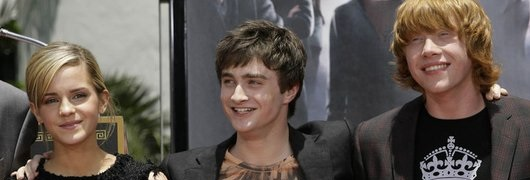
%> input picture Matlab/face_detection/harry_potter.jpg, 530 x 180 px
$ octave face_detection.m   (GNU Octave 9; MATLAB toolbox functions it lacks are replaced by stand-ins)
%> lines starting %> are read from the running program, lines starting %| are printed output that depends on the picture; in (x1, y1, x2, y2) boxes, pixels count from 0 and x2, y2 are one past the last pixel; in counts of white or black regions, pixels touching at a corner belong together; the program's own positions count from 1
clear all; close all;
I=imread('harry_potter.jpg');
%> I is the input picture: size 180x530x3 uint8; mean R, G, B 96.5, 87.2, 80.3


% Asagida renk donusumu yapisi olusturuyoruz ve  renklerin daha keskin hale
% gelmesini sagliyoruz

cform = makecform('srgb2lab');
yeni_form  = applycform(I,cform) ; % figure(2);imshow(yeni_form);
%> yeni_form: size 180x530x3 uint8; mean of channels 1, 2, 3 94.3, 131.2, 133.5


katman2 = yeni_form(:,:,2);  % figure(3);imshow(katman1);
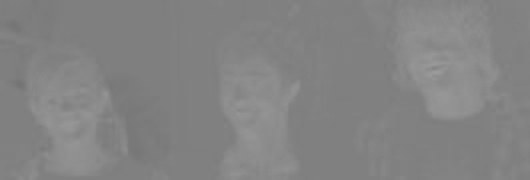
%> katman2: size 180x530 uint8; min 115, max 156, mean 131.2
level1 =graythresh(yeni_form(:,:,2));
%> level1 = 0.525
bw1=im2bw(yeni_form(:,:,2),level1);  %figure(4);imshow(BW1);
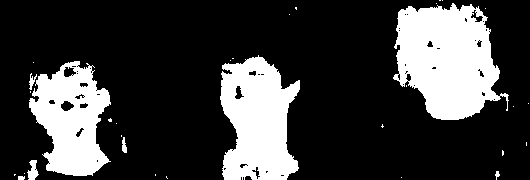
%> bw1: size 180x530 logical; 23.8% white; 32 white regions (24 under 20 px), largest, box (x1, y1, x2, y2) and area: (393, 3, 509, 120) 9210, (220, 55, 300, 180) 7208, (29, 61, 111, 176) 5945


katman3 = yeni_form(:,:,3);% figure(5);imshow(katman3);
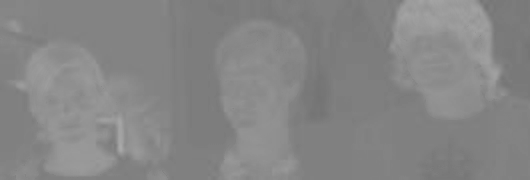
%> katman3: size 180x530 uint8; min 115, max 169, mean 133.5

level2=graythresh(yeni_form(:,:,3));
%> level2 = 0.533

bw2=im2bw(yeni_form(:,:,3),level2); % figure(6);imshow(bw2)
%> bw2: size 180x530 logical; 32.9% white; 28 white regions (21 under 20 px), largest, box (x1, y1, x2, y2) and area: (9, 42, 169, 177) 12387, (390, 0, 507, 119) 10135, (220, 22, 299, 180) 8203


bw=bw1.*bw2;
%> bw: size 180x530 double; values 0 (black) and 1 (white), 23.1% white; 24 white regions (18 under 20 px), largest, box (x1, y1, x2, y2) and area: (394, 3, 507, 119) 8900, (222, 55, 299, 180) 6949, (29, 61, 111, 176) 5908, (27, 160, 38, 177) 75, (29, 73, 37, 90) 59, (122, 137, 127, 153) 56

bw = bwareaopen(bw,80);  % 80 pixelden kucuk olanlar kaldiriyoruz.
%> bw: size 180x530 logical; 22.8% white; 3 white regions, box (x1, y1, x2, y2) and area: (394, 3, 507, 119) 8900, (222, 55, 299, 180) 6949, (29, 61, 111, 176) 5908
bw = imfill(bw,'holes');  figure(7);imshow(bw)
%> after `bw = imfill(bw,'holes')`:
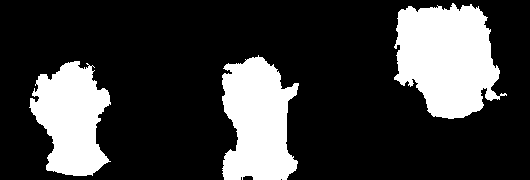
%> bw: size 180x530 logical; 23.6% white; 3 white regions, box (x1, y1, x2, y2) and area: (394, 3, 507, 119) 9170, (222, 55, 299, 180) 7150, (29, 61, 111, 176) 6229

c = regionprops(bw, 'Centroid');
%> c = 3 regions; Centroid: [72.1 119.3], [258.2 122.1], [447.5 59]
a = [c.Centroid];
%> a = [72.09 119.3 258.2 122.1 447.5 58.99]
a; % a ' da merkezler tutulmaktadir.

 % x ve y degerleri her bir yüzün agirlik merkezinin x ve y
 % koordinatlaridir
j = 2;
s = 1;
 % j ' ikiden baslatiyoruz ki   her bir beyaz bölgenin(yuzun) agirlik
 % merkezini bulalim.
figure(8) ;imshow(I)
% asagidaki for döngüsü ile de yuzleri tek tek ayiriyoruz.
for i = 1:2:length(a)
        x =  (a(i)-50);
        y = (a(j)-50);

        Ii = imcrop(I,[x y 100 100]);
        imwrite(Ii,num2str(s,'face_%02d.jpg'));
        figure(i); imshow(Ii)

        j = j+2;
        s = s + 1;
end
%> this loop made 3 passes
%> (x, y, j) on passes 1 to 2: (22.09, 69.27, 4), (208.2, 72.14, 6)
%> (i, x, y, j) on pass 3: (5, 397.5, 8.99, 8)
%> pass 1, `Ii = imcrop(I,[x y 100 100]);`:
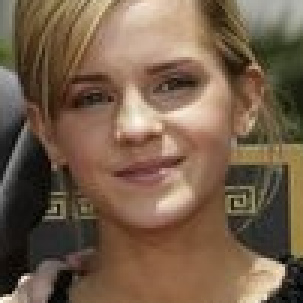
%> Ii: size 101x101x3 uint8 (shown 3 times larger); mean R, G, B 118, 95.5, 74.8
%> pass 2, `Ii = imcrop(I,[x y 100 100]);`:
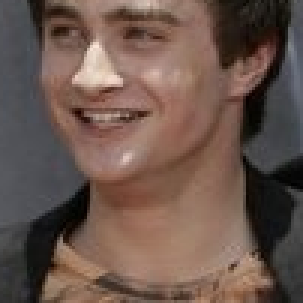
%> Ii: size 101x101x3 uint8 (shown 3 times larger); mean R, G, B 106.8, 85.8, 76.7
%> pass 3, `Ii = imcrop(I,[x y 100 100]);`:
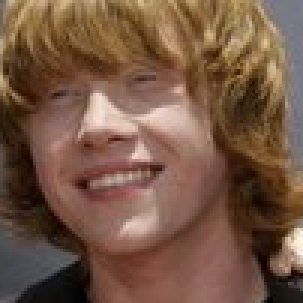
%> Ii: size 101x101x3 uint8 (shown 3 times larger); mean R, G, B 117.6, 86.9, 68.1
